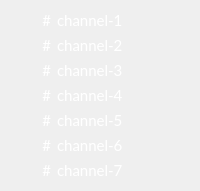
                 <widget class="QFrame" name="channels_list_Qframe">
                  <property name="styleSheet">
                   <string notr="true">border-left:none;</string>
                  </property>
                  <layout class="QVBoxLayout" name="verticalLayout_11">
                   <item>
                    <layout class="QHBoxLayout" name="horizontalLayout_15">
                     <item>
                      <widget class="QLabel" name="label_12">
                       <property name="maximumSize">
                        <size>
                         <width>40</width>
                         <height>16777215</height>
                        </size>
                       </property>
                       <property name="font">
                        <font>
                         <family>Lato</family>
                         <pointsize>-1</pointsize>
                        </font>
                       </property>
                       <property name="styleSheet">
                        <string notr="true">color: #FFF;
font-size: 15px;
font-family: Lato;
line-height: 188%;
border-left:none</string>
                       </property>
                       <property name="text">
                        <string>#</string>
                       </property>
                       <property name="alignment">
                        <set>Qt::AlignRight|Qt::AlignTrailing|Qt::AlignVCenter</set>
                       </property>
                      </widget>
                     </item>
                     <item>
                      <widget class="QLabel" name="label_13">
                       <property name="styleSheet">
                        <string notr="true">color: #FFF;
font-size: 15px;
font-family: Lato;
line-height: 188%;
border:none;</string>
                       </property>
                       <property name="text">
                        <string>channel-1</string>
                       </property>
                      </widget>
                     </item>
                    </layout>
                   </item>
                   <item>
                    <layout class="QHBoxLayout" name="horizontalLayout_16">
                     <item>
                      <widget class="QLabel" name="label_25">
                       <property name="maximumSize">
                        <size>
                         <width>40</width>
                         <height>16777215</height>
                        </size>
                       </property>
                       <property name="font">
                        <font>
                         <family>Lato</family>
                         <pointsize>-1</pointsize>
                        </font>
                       </property>
                       <property name="styleSheet">
                        <string notr="true">color: #FFF;
font-size: 15px;
font-family: Lato;
line-height: 188%;
border-left:none</string>
                       </property>
                       <property name="text">
                        <string>#</string>
                       </property>
                       <property name="alignment">
                        <set>Qt::AlignRight|Qt::AlignTrailing|Qt::AlignVCenter</set>
                       </property>
                      </widget>
                     </item>
                     <item>
                      <widget class="QLabel" name="label_27">
                       <property name="styleSheet">
                        <string notr="true">color: #FFF;
font-size: 15px;
font-family: Lato;
line-height: 188%;
border:none;</string>
                       </property>
                       <property name="text">
                        <string>channel-2</string>
                       </property>
                      </widget>
                     </item>
                    </layout>
                   </item>
                   <item>
                    <layout class="QHBoxLayout" name="horizontalLayout_17">
                     <item>
                      <widget class="QLabel" name="label_28">
                       <property name="maximumSize">
                        <size>
                         <width>40</width>
                         <height>16777215</height>
                        </size>
                       </property>
                       <property name="font">
                        <font>
                         <family>Lato</family>
                         <pointsize>-1</pointsize>
                        </font>
                       </property>
                       <property name="styleSheet">
                        <string notr="true">color: #FFF;
font-size: 15px;
font-family: Lato;
line-height: 188%;
border-left:none;</string>
                       </property>
                       <property name="text">
                        <string>#</string>
                       </property>
                       <property name="alignment">
                        <set>Qt::AlignRight|Qt::AlignTrailing|Qt::AlignVCenter</set>
                       </property>
                      </widget>
                     </item>
                     <item>
                      <widget class="QLabel" name="label_29">
                       <property name="styleSheet">
                        <string notr="true">color: #FFF;
font-size: 15px;
font-family: Lato;
line-height: 188%;
border:none;</string>
                       </property>
                       <property name="text">
                        <string>channel-3</string>
                       </property>
                      </widget>
                     </item>
                    </layout>
                   </item>
                   <item>
                    <layout class="QHBoxLayout" name="horizontalLayout_18">
                     <item>
                      <widget class="QLabel" name="label_30">
                       <property name="maximumSize">
                        <size>
                         <width>40</width>
                         <height>16777215</height>
                        </size>
                       </property>
                       <property name="font">
                        <font>
                         <family>Lato</family>
                         <pointsize>-1</pointsize>
                        </font>
                       </property>
                       <property name="styleSheet">
                        <string notr="true">border-left:none;
color: #FFF;
font-size: 15px;
font-family: Lato;
line-height: 188%;</string>
                       </property>
                       <property name="text">
                        <string>#</string>
                       </property>
                       <property name="alignment">
                        <set>Qt::AlignRight|Qt::AlignTrailing|Qt::AlignVCenter</set>
                       </property>
                      </widget>
                     </item>
                     <item>
                      <widget class="QLabel" name="label_31">
                       <property name="styleSheet">
                        <string notr="true">color: #FFF;
font-size: 15px;
font-family: Lato;
line-height: 188%;
border:none;</string>
                       </property>
                       <property name="text">
                        <string>channel-4</string>
                       </property>
                      </widget>
                     </item>
                    </layout>
                   </item>
                   <item>
                    <layout class="QHBoxLayout" name="horizontalLayout_19">
                     <item>
                      <widget class="QLabel" name="label_32">
                       <property name="maximumSize">
                        <size>
                         <width>40</width>
                         <height>16777215</height>
                        </size>
                       </property>
                       <property name="font">
                        <font>
                         <family>Lato</family>
                         <pointsize>-1</pointsize>
                        </font>
                       </property>
                       <property name="styleSheet">
                        <string notr="true">color: #FFF;
font-size: 15px;
font-family: Lato;
line-height: 188%;
border-left:none;</string>
                       </property>
                       <property name="text">
                        <string>#</string>
                       </property>
                       <property name="alignment">
                        <set>Qt::AlignRight|Qt::AlignTrailing|Qt::AlignVCenter</set>
                       </property>
                      </widget>
                     </item>
                     <item>
                      <widget class="QLabel" name="label_23">
                       <property name="styleSheet">
                        <string notr="true">color: #FFF;
font-size: 15px;
font-family: Lato;
line-height: 188%;
border:none;</string>
                       </property>
                       <property name="text">
                        <string>channel-5</string>
                       </property>
                      </widget>
                     </item>
                    </layout>
                   </item>
                   <item>
                    <layout class="QHBoxLayout" name="horizontalLayout_20">
                     <item>
                      <widget class="QLabel" name="label_20">
                       <property name="maximumSize">
                        <size>
                         <width>40</width>
                         <height>16777215</height>
                        </size>
                       </property>
                       <property name="font">
                        <font>
                         <family>Lato</family>
                         <pointsize>-1</pointsize>
                        </font>
                       </property>
                       <property name="styleSheet">
                        <string notr="true">color: #FFF;
font-size: 15px;
font-family: Lato;
line-height: 188%;
border-left:none;</string>
                       </property>
                       <property name="text">
                        <string>#</string>
                       </property>
                       <property name="alignment">
                        <set>Qt::AlignRight|Qt::AlignTrailing|Qt::AlignVCenter</set>
                       </property>
                      </widget>
                     </item>
                     <item>
                      <widget class="QLabel" name="label_21">
                       <property name="styleSheet">
                        <string notr="true">color: #FFF;
font-size: 15px;
font-family: Lato;
line-height: 188%;
border:none;</string>
                       </property>
                       <property name="text">
                        <string>channel-6</string>
                       </property>
                      </widget>
                     </item>
                    </layout>
                   </item>
                   <item>
                    <layout class="QHBoxLayout" name="horizontalLayout_21">
                     <item>
                      <widget class="QLabel" name="label_24">
                       <property name="maximumSize">
                        <size>
                         <width>40</width>
                         <height>16777215</height>
                        </size>
                       </property>
                       <property name="font">
                        <font>
                         <family>Lato</family>
                         <pointsize>-1</pointsize>
                        </font>
                       </property>
                       <property name="styleSheet">
                        <string notr="true">color: #FFF;
font-size: 15px;
font-family: Lato;
line-height: 188%;
border-left:none;</string>
                       </property>
                       <property name="text">
                        <string>#</string>
                       </property>
                       <property name="alignment">
                        <set>Qt::AlignRight|Qt::AlignTrailing|Qt::AlignVCenter</set>
                       </property>
                      </widget>
                     </item>
                     <item>
                      <widget class="QLabel" name="label_22">
                       <property name="styleSheet">
                        <string notr="true">color: #FFF;
font-size: 15px;
font-family: Lato;
line-height: 188%;
border:none;</string>
                       </property>
                       <property name="text">
                        <string>channel-7</string>
                       </property>
                      </widget>
                     </item>
                    </layout>
                   </item>
                  </layout>
                 </widget>
